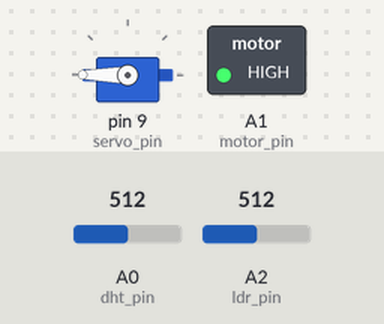
Simulated run of this sketch. Board: Arduino Uno, built with avr-gcc and run on an emulated ATmega328P. On the bench: servo, switched loads named in the sketch (green lamp = pin HIGH). The test bench sets the inputs (shaded band); at power-on: A0 (dht_pin) = 512, A2 (ldr_pin) = 512. What the sketch prints to the serial monitor is not drawn.

Above: at 1.8 s.
1.9 s: A0 (dht_pin) set to 165
3.4 s: A0 (dht_pin) set to 145
At 4.9 s:
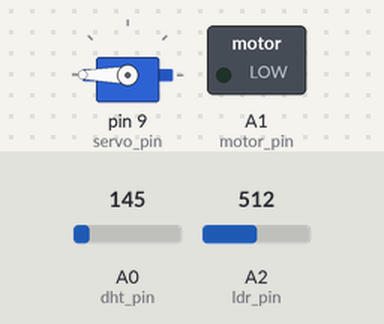
5.6 s: A2 (ldr_pin) set to 90
7.6 s: A0 (dht_pin) set to 190
At 8.6 s:
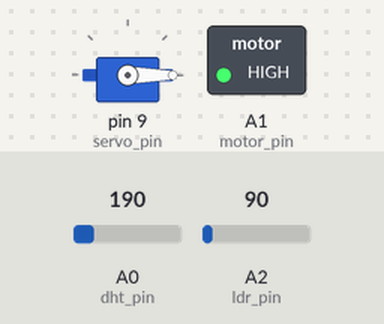
9.6 s: A0 (dht_pin) set to 122
At 10.8 s:
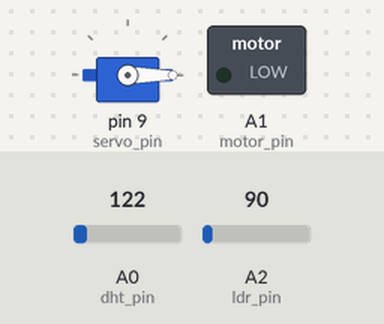
11.6 s: A0 (dht_pin) set to 306
At 12.9 s:
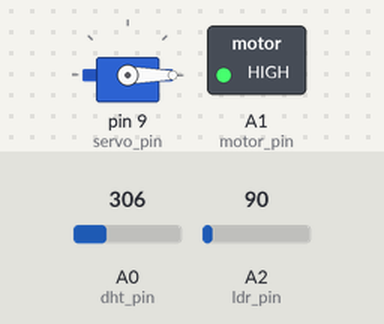
Timing chart, 0 to 14.6 s (numbered marks = the images above; inputs shaded):
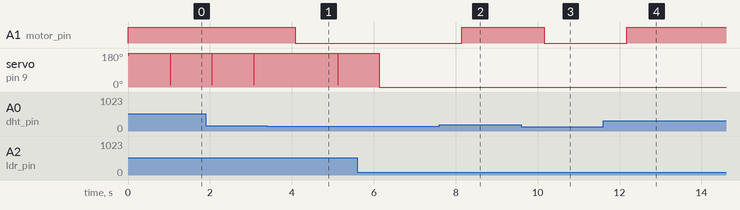

The sketch:

ldr_servo_fan.ino
```cpp
#include <Servo.h>

int dht_pin =A0;
int motor_pin = A1;
int ldr_pin = A2;

Servo servo_pin;

float LDR;
int sensor;
double sicaklik;
float deger;

void setup() {

  pinMode(dht_pin,INPUT);
  pinMode(ldr_pin,INPUT);
  pinMode(motor_pin,OUTPUT);


  Serial.begin(9600);
  servo_pin.attach(9);
}
void loop() {

  sensor =analogRead(dht_pin);

  LDR = analogRead(ldr_pin);

  sicaklik = (double)sensor/ 1024;
  sicaklik = sicaklik * 5;
  sicaklik = sicaklik - 0.5;
  sicaklik = sicaklik * 100;

  if(sicaklik<25)
  {
    Fan_dur();
    Serial.println("----------------------");
    Serial.println("FAN DURUMU: DEAKTIF ---");
    Serial.print("-------------------------");


  }
  else if(sicaklik>=25)
  {
    Fan_calis();
    Serial.println("----------------------");
    Serial.println("FAN DURUMU: AKTIF ---");
    Serial.print("-------------------------");

  }

  if (LDR <100){
      Servo_aktif();
      //Serial.println("LDR DURUMU: ");
      //Serial.print(LDR);
  }
  else if (LDR>100){
      Servo_deaktif();
      //Serial.println("LDR DURUMU: ");
      //Serial.print(LDR);
  }

  delay(1000);
}
void Fan_calis(){
  analogWrite(motor_pin, 1023);
}
void Fan_dur(){
  analogWrite(motor_pin,0);
}

void Servo_aktif(){
	servo_pin.write(0);
}


void Servo_deaktif(){
    for(int i=0;i<=180;i++)
    {
      servo_pin.write(i);
    }
}
```

Measured:
- the behaviour switches between 154 and 153 on A0 (dht_pin) (found by bisection; images 0 and 1)
- after the input at 3.4 s, A1 (motor_pin): HIGH → LOW after 0.68 s
- after the input at 7.6 s, A1 (motor_pin): LOW → HIGH after 0.55 s
- after the input at 9.6 s, A1 (motor_pin): HIGH → LOW after 0.56 s
- after the input at 11.6 s, A1 (motor_pin): LOW → HIGH after 0.58 s
